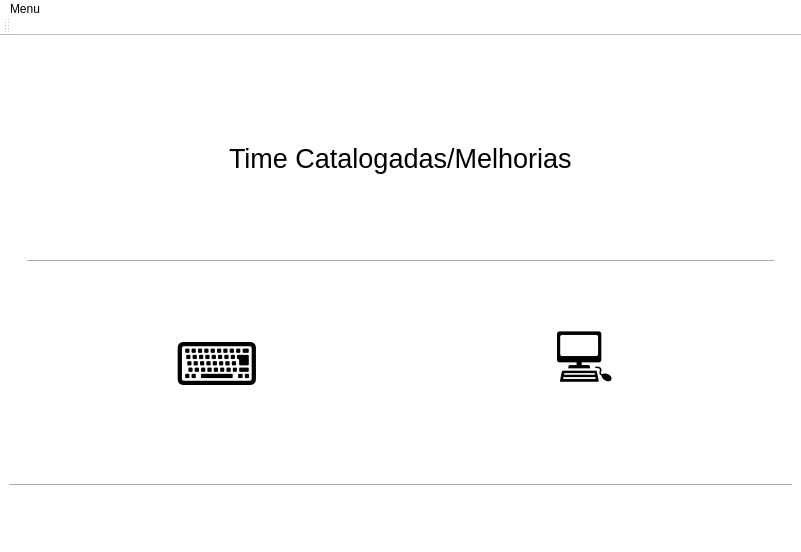
<?xml version="1.0" encoding="UTF-8"?>
<ui version="4.0">
 <class>inicial_Tela</class>
 <widget class="QMainWindow" name="inicial_Tela">
  <property name="geometry">
   <rect>
    <x>0</x>
    <y>0</y>
    <width>801</width>
    <height>552</height>
   </rect>
  </property>
  <property name="windowTitle">
   <string>MainWindow</string>
  </property>
  <property name="styleSheet">
   <string notr="true">background-color: white;
color: black;</string>
  </property>
  <widget class="QWidget" name="centralwidget">
   <layout class="QGridLayout" name="gridLayout_2">
    <item row="2" column="0">
     <widget class="QWidget" name="logos" native="true">
      <property name="minimumSize">
       <size>
        <width>0</width>
        <height>50</height>
       </size>
      </property>
      <property name="maximumSize">
       <size>
        <width>16777215</width>
        <height>50</height>
       </size>
      </property>
      <layout class="QGridLayout" name="gridLayout">
       <item row="0" column="1" alignment="Qt::AlignmentFlag::AlignHCenter">
        <widget class="QLabel" name="label_2">
         <property name="maximumSize">
          <size>
           <width>100</width>
           <height>50</height>
          </size>
         </property>
         <property name="text">
          <string/>
         </property>
         <property name="pixmap">
          <pixmap resource="resources.qrc">:/newPrefix/vale_logo.png</pixmap>
         </property>
         <property name="scaledContents">
          <bool>true</bool>
         </property>
        </widget>
       </item>
       <item row="0" column="0" alignment="Qt::AlignmentFlag::AlignHCenter">
        <widget class="QLabel" name="label">
         <property name="maximumSize">
          <size>
           <width>50</width>
           <height>100</height>
          </size>
         </property>
         <property name="text">
          <string/>
         </property>
         <property name="pixmap">
          <pixmap resource="resources.qrc">:/newPrefix/radix_logo.jpg</pixmap>
         </property>
         <property name="scaledContents">
          <bool>true</bool>
         </property>
        </widget>
       </item>
      </layout>
     </widget>
    </item>
    <item row="0" column="0">
     <widget class="QWidget" name="widget" native="true">
      <layout class="QGridLayout" name="gridLayout_3">
       <item row="0" column="0">
        <widget class="QWidget" name="widget_2" native="true">
         <layout class="QGridLayout" name="gridLayout_4">
          <item row="0" column="0" alignment="Qt::AlignmentFlag::AlignHCenter">
           <widget class="QLabel" name="label_5">
            <property name="font">
             <font>
              <pointsize>20</pointsize>
             </font>
            </property>
            <property name="text">
             <string>Time Catalogadas/Melhorias</string>
            </property>
           </widget>
          </item>
          <item row="2" column="0">
           <widget class="QWidget" name="widget_3" native="true">
            <layout class="QHBoxLayout" name="horizontalLayout">
             <item alignment="Qt::AlignmentFlag::AlignHCenter">
              <widget class="QLabel" name="label_3">
               <property name="font">
                <font>
                 <pointsize>44</pointsize>
                </font>
               </property>
               <property name="text">
                <string>⌨️</string>
               </property>
              </widget>
             </item>
             <item alignment="Qt::AlignmentFlag::AlignHCenter">
              <widget class="QLabel" name="label_4">
               <property name="font">
                <font>
                 <pointsize>44</pointsize>
                </font>
               </property>
               <property name="text">
                <string>💻</string>
               </property>
              </widget>
             </item>
            </layout>
           </widget>
          </item>
          <item row="1" column="0">
           <widget class="Line" name="line_2">
            <property name="orientation">
             <enum>Qt::Orientation::Horizontal</enum>
            </property>
           </widget>
          </item>
         </layout>
        </widget>
       </item>
      </layout>
     </widget>
    </item>
    <item row="1" column="0">
     <widget class="Line" name="line">
      <property name="orientation">
       <enum>Qt::Orientation::Horizontal</enum>
      </property>
     </widget>
    </item>
   </layout>
  </widget>
  <widget class="QMenuBar" name="menubar">
   <property name="geometry">
    <rect>
     <x>0</x>
     <y>0</y>
     <width>801</width>
     <height>33</height>
    </rect>
   </property>
   <widget class="QMenu" name="menuMenu">
    <property name="title">
     <string>Menu</string>
    </property>
    <addaction name="separator"/>
    <addaction name="actionAbout"/>
   </widget>
   <addaction name="menuMenu"/>
  </widget>
  <widget class="QToolBar" name="toolBar">
   <property name="windowTitle">
    <string>toolBar</string>
   </property>
   <attribute name="toolBarArea">
    <enum>TopToolBarArea</enum>
   </attribute>
   <attribute name="toolBarBreak">
    <bool>false</bool>
   </attribute>
  </widget>
  <action name="actionAbout">
   <property name="text">
    <string>About</string>
   </property>
  </action>
 </widget>
 <resources>
  <include location="resources.qrc"/>
 </resources>
 <connections/>
</ui>
